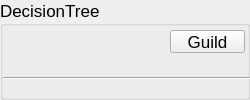
             <widget class="QWidget" name="DST">
              <layout class="QVBoxLayout" name="verticalLayout_9">
               <property name="spacing">
                <number>0</number>
               </property>
               <property name="leftMargin">
                <number>0</number>
               </property>
               <property name="topMargin">
                <number>0</number>
               </property>
               <property name="rightMargin">
                <number>0</number>
               </property>
               <property name="bottomMargin">
                <number>0</number>
               </property>
               <item>
                <widget class="QGroupBox" name="decisionTree_groupBox">
                 <property name="minimumSize">
                  <size>
                   <width>250</width>
                   <height>0</height>
                  </size>
                 </property>
                 <property name="font">
                  <font>
                   <pointsize>13</pointsize>
                  </font>
                 </property>
                 <property name="styleSheet">
                  <string notr="true"/>
                 </property>
                 <property name="title">
                  <string>DecisionTree </string>
                 </property>
                 <widget class="QWidget" name="verticalLayoutWidget">
                  <property name="geometry">
                   <rect>
                    <x>0</x>
                    <y>60</y>
                    <width>271</width>
                    <height>501</height>
                   </rect>
                  </property>
                  <layout class="QVBoxLayout" name="verticalLayout_10">
                   <property name="leftMargin">
                    <number>3</number>
                   </property>
                   <property name="topMargin">
                    <number>3</number>
                   </property>
                   <property name="rightMargin">
                    <number>3</number>
                   </property>
                   <property name="bottomMargin">
                    <number>3</number>
                   </property>
                   <item>
                    <widget class="Line" name="line_2">
                     <property name="orientation">
                      <enum>Qt::Horizontal</enum>
                     </property>
                    </widget>
                   </item>
                   <item>
                    <layout class="QHBoxLayout" name="horizontalLayout_6">
                     <property name="leftMargin">
                      <number>10</number>
                     </property>
                     <property name="rightMargin">
                      <number>5</number>
                     </property>
                     <item>
                      <widget class="QLabel" name="label_4">
                       <property name="font">
                        <font>
                         <family>Times New Roman</family>
                        </font>
                       </property>
                       <property name="text">
                        <string>Criterion</string>
                       </property>
                      </widget>
                     </item>
                     <item>
                      <widget class="QComboBox" name="criterion_DST_comboBox">
                       <item>
                        <property name="text">
                         <string>Gini</string>
                        </property>
                       </item>
                       <item>
                        <property name="text">
                         <string>Entropy</string>
                        </property>
                       </item>
                      </widget>
                     </item>
                    </layout>
                   </item>
                   <item>
                    <widget class="Line" name="line">
                     <property name="orientation">
                      <enum>Qt::Horizontal</enum>
                     </property>
                    </widget>
                   </item>
                   <item>
                    <layout class="QHBoxLayout" name="horizontalLayout_9">
                     <property name="leftMargin">
                      <number>10</number>
                     </property>
                     <property name="rightMargin">
                      <number>5</number>
                     </property>
                     <item>
                      <widget class="QLabel" name="label_5">
                       <property name="text">
                        <string>Max depth</string>
                       </property>
                      </widget>
                     </item>
                     <item>
                      <widget class="QSpinBox" name="maxDepth_DST_spinBox">
                       <property name="minimum">
                        <number>3</number>
                       </property>
                       <property name="maximum">
                        <number>30</number>
                       </property>
                       <property name="value">
                        <number>3</number>
                       </property>
                      </widget>
                     </item>
                    </layout>
                   </item>
                   <item>
                    <widget class="Line" name="line_3">
                     <property name="orientation">
                      <enum>Qt::Horizontal</enum>
                     </property>
                    </widget>
                   </item>
                   <item>
                    <layout class="QHBoxLayout" name="horizontalLayout_10">
                     <property name="leftMargin">
                      <number>10</number>
                     </property>
                     <property name="rightMargin">
                      <number>5</number>
                     </property>
                     <item>
                      <widget class="QLabel" name="label_6">
                       <property name="text">
                        <string>Min samples split</string>
                       </property>
                      </widget>
                     </item>
                     <item>
                      <widget class="QSpinBox" name="minSamplesSplit_DST_spinBox">
                       <property name="minimum">
                        <number>2</number>
                       </property>
                       <property name="maximum">
                        <number>30</number>
                       </property>
                       <property name="value">
                        <number>2</number>
                       </property>
                      </widget>
                     </item>
                    </layout>
                   </item>
                   <item>
                    <widget class="Line" name="line_4">
                     <property name="orientation">
                      <enum>Qt::Horizontal</enum>
                     </property>
                    </widget>
                   </item>
                   <item>
                    <layout class="QHBoxLayout" name="horizontalLayout_11">
                     <property name="leftMargin">
                      <number>10</number>
                     </property>
                     <property name="rightMargin">
                      <number>5</number>
                     </property>
                     <item>
                      <widget class="QLabel" name="label_7">
                       <property name="text">
                        <string>Min samples leaf</string>
                       </property>
                      </widget>
                     </item>
                     <item>
                      <widget class="QSpinBox" name="minSamplesLeaf_DST_spinBox">
                       <property name="minimum">
                        <number>1</number>
                       </property>
                       <property name="maximum">
                        <number>30</number>
                       </property>
                       <property name="value">
                        <number>2</number>
                       </property>
                      </widget>
                     </item>
                    </layout>
                   </item>
                   <item>
                    <widget class="Line" name="line_5">
                     <property name="orientation">
                      <enum>Qt::Horizontal</enum>
                     </property>
                    </widget>
                   </item>
                   <item>
                    <layout class="QHBoxLayout" name="horizontalLayout_12">
                     <property name="leftMargin">
                      <number>10</number>
                     </property>
                     <property name="rightMargin">
                      <number>5</number>
                     </property>
                     <item>
                      <widget class="QLabel" name="label_8">
                       <property name="text">
                        <string>Max features</string>
                       </property>
                      </widget>
                     </item>
                     <item>
                      <widget class="QSpinBox" name="maxfeatures_DST_spinBox">
                       <property name="minimum">
                        <number>1</number>
                       </property>
                       <property name="maximum">
                        <number>50</number>
                       </property>
                       <property name="value">
                        <number>2</number>
                       </property>
                      </widget>
                     </item>
                    </layout>
                   </item>
                   <item>
                    <widget class="Line" name="line_6">
                     <property name="orientation">
                      <enum>Qt::Horizontal</enum>
                     </property>
                    </widget>
                   </item>
                   <item>
                    <layout class="QHBoxLayout" name="horizontalLayout_13">
                     <property name="leftMargin">
                      <number>10</number>
                     </property>
                     <property name="rightMargin">
                      <number>5</number>
                     </property>
                     <item>
                      <widget class="QCheckBox" name="applyPrunning_DST_checkBox">
                       <property name="text">
                        <string>Apply prunning</string>
                       </property>
                       <property name="checked">
                        <bool>true</bool>
                       </property>
                      </widget>
                     </item>
                    </layout>
                   </item>
                   <item>
                    <widget class="Line" name="line_7">
                     <property name="orientation">
                      <enum>Qt::Horizontal</enum>
                     </property>
                    </widget>
                   </item>
                   <item>
                    <widget class="Line" name="line_9">
                     <property name="orientation">
                      <enum>Qt::Horizontal</enum>
                     </property>
                    </widget>
                   </item>
                  </layout>
                 </widget>
                 <widget class="QPushButton" name="paraGuild_DST_btn">
                  <property name="geometry">
                   <rect>
                    <x>10</x>
                    <y>570</y>
                    <width>181</width>
                    <height>31</height>
                   </rect>
                  </property>
                  <property name="font">
                   <font>
                    <pointsize>-1</pointsize>
                   </font>
                  </property>
                  <property name="cursor">
                   <cursorShape>PointingHandCursor</cursorShape>
                  </property>
                  <property name="styleSheet">
                   <string notr="true">color: rgb(0, 0, 255);</string>
                  </property>
                  <property name="text">
                   <string>Parameter Recommend</string>
                  </property>
                  <property name="icon">
                   <iconset>
                    <normaloff>../icon/hint.png</normaloff>../icon/hint.png</iconset>
                  </property>
                 </widget>
                 <widget class="QPushButton" name="guild_DST_btn">
                  <property name="geometry">
                   <rect>
                    <x>170</x>
                    <y>30</y>
                    <width>75</width>
                    <height>23</height>
                   </rect>
                  </property>
                  <property name="text">
                   <string>Guild</string>
                  </property>
                  <property name="icon">
                   <iconset resource="../icon/designer.qrc">
                    <normaloff>:/images/search.png</normaloff>:/images/search.png</iconset>
                  </property>
                 </widget>
                </widget>
               </item>
              </layout>
             </widget>
